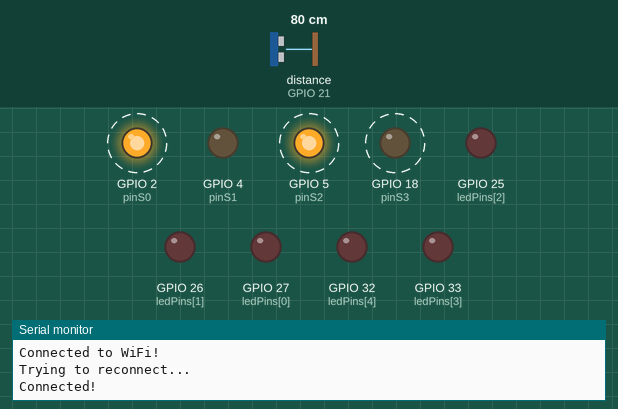
A program run on a simulated ESP32. On the bench: output pins drawn as LEDs (lit = HIGH), the last lines printed to the serial monitor. Wiring (inferred from the names in the program): ultrasonic range finder: trigger GPIO 19; echo GPIO 21. Dashed ring = blinking. The test bench sets the inputs (shaded band); at power-on: distance to the obstacle (sensor on GPIO 21) 80 cm. The echo pulse lasts 58.3 µs per cm; WiFi joins after 1.5 s; servers stay silent unless stated; no MQTT or app messages arrive unless stated; not simulated (calls return 0 or success): secrets.h; pins used as bus, display or sensor lines are not drawn.

Above: at 2.7 s.
2.8 s: distance to the obstacle (sensor on GPIO 21) set to 56 cm
5.8 s: distance to the obstacle (sensor on GPIO 21) set to 47 cm
At 6.73 s:
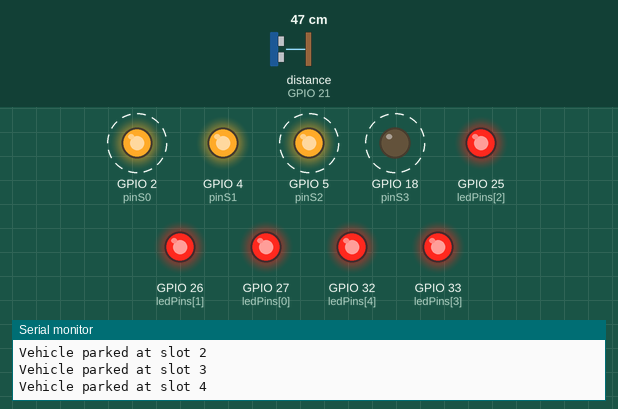
8.8 s: distance to the obstacle (sensor on GPIO 21) set to 60 cm
At 8.98 s:
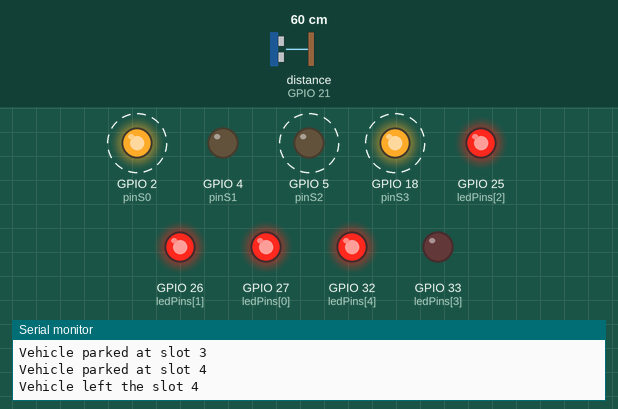
11.8 s: distance to the obstacle (sensor on GPIO 21) set to 2 cm
At 12.05 s:
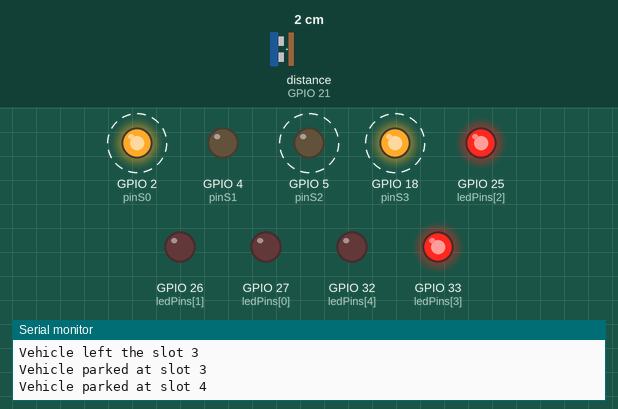
14.8 s: distance to the obstacle (sensor on GPIO 21) set to 120 cm
At 15.77 s:
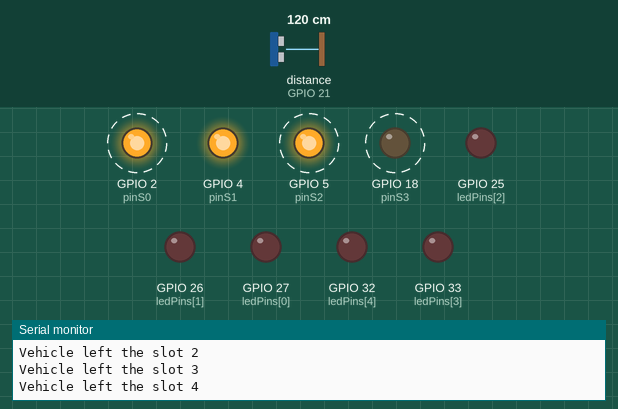
17.8 s: distance to the obstacle (sensor on GPIO 21) set to 299 cm
Timing chart, 0 to 21.8 s (numbered marks = the images above; inputs shaded):
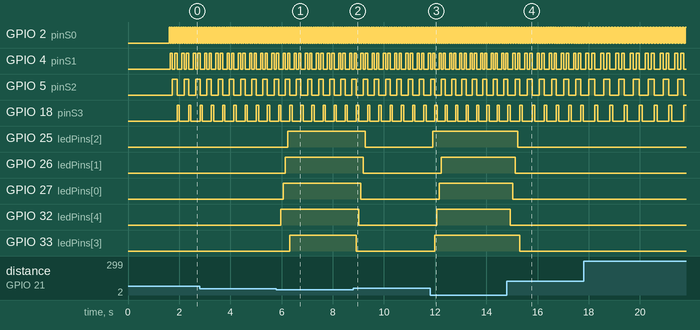

The program:

main.cpp
```cpp
#include <WiFi.h>
#include <PubSubClient.h>

#include "secrets.h" // Include the secrets file for WiFi and MQTT credentials

// ESP32 Control Pins for MUX
const int pinS0 = 2;
const int pinS1 = 4;
const int pinS2 = 5;
const int pinS3 = 18;

// Master ESP32 pins
const int trigMaster = 19;
const int echoMaster = 21;

const int NUM_PAIRS = 5;

// LED pins
const int ledPins[NUM_PAIRS] = {27, 26, 25, 33, 32};

const int THRESHOLD_CM = 50; // Distance to count as "High" (vehicle detected)

// Sensor pairs
const int pairs[NUM_PAIRS][2] = {
  {0, 1}, // Pair 0
  {2, 3}, // Pair 1
  {4, 5}, // Pair 2
  {6, 7}, // Pair 3
  {8, 9}  // Pair 4
};

bool turnedOn[NUM_PAIRS] = { 0 };

// Network and MQTT variables
const char* mqtt_server = SECRET_MQTT_IP; // Change this to your MQTT broker's IP address
const char* mqtt_topic = "parking/slots";

WiFiClient espClient;
PubSubClient client(espClient);

void setup() {
  Serial.begin(115200); // Baud rate for ESP32

  // Connect to WiFi
  WiFi.begin(SECRET_SSID, SECRET_PASS, 6);
  while (WiFi.status() != WL_CONNECTED) {
    delay(100);
    Serial.println("Trying to connect to WiFi...");
  }
  Serial.println("Connected to WiFi!");

  pinMode(pinS0, OUTPUT);
  pinMode(pinS1, OUTPUT);
  pinMode(pinS2, OUTPUT);
  pinMode(pinS3, OUTPUT);

  pinMode(trigMaster, OUTPUT);
  pinMode(echoMaster, INPUT);

  for (int i = 0; i < NUM_PAIRS; i++) {
	pinMode(ledPins[i], OUTPUT);
	digitalWrite(ledPins[i], LOW); // Start with LED off
  }

  client.setServer(mqtt_server, 1883); // Define the server
}

// Changes the sensor in focus
void selectMuxChannel(int channel) {
  // The mux used has 16 usable channels from which we are using 10
  // Each channel is has a 4 digit binary assigned to it
  // For example, 5 in binary is 0101
  // So we need to set S0 to 0, S1 to 1, S2 to 0 and S3 to 1
  // Then the pulses sent to the pins are switched to the sensor in that channel

  // bitRead(binary, position) will give the bit in a binary variable
  // at the mentioned position

  digitalWrite(pinS0, bitRead(channel, 0)); // 0th bit
  digitalWrite(pinS1, bitRead(channel, 1)); // 1st bit
  digitalWrite(pinS2, bitRead(channel, 2)); // 2nd bit
  digitalWrite(pinS3, bitRead(channel, 3)); // 3rd bit
  delayMicroseconds(10);
}

// Get the distance from the pairs of sensors
int getDistance(int sensorIndex) {
  selectMuxChannel(sensorIndex);

  digitalWrite(trigMaster, LOW); // LOW before starting the scan
  delayMicroseconds(2);
  digitalWrite(trigMaster, HIGH); // Send a beam for 10μs
  delayMicroseconds(10);
  digitalWrite(trigMaster, LOW); // Turn off the beam

  long duration = pulseIn(echoMaster, HIGH, 30000); // Checking if the beam reflected back

  if (duration == 0) return 999; // Return a huge number if nothing is detected

  return duration * 0.034 / 2; // Duration * Speed of sound / 2 (it is a bounce)
}

// Reconnection function for when the connection is broken
void reconnect() {
  while (!client.connected()) {
    Serial.println("Trying to reconnect...");

    if (client.connect("ESP32")) { // Any name works it seems
      Serial.println("Connected!");
    } else {
      Serial.println("Failed to reconnected, retrying in 5 seconds.");
      delay(5000);
    }
  }
}

void loop() {
  if (!client.connected()) { // Ensure connection is alive
    reconnect();
  }

  client.loop(); // Run the connection loop in background

  // Run a loop to check state of every sensor pair
  for (int i = 0; i < NUM_PAIRS; i++) {
    int sensorA = pairs[i][0];
    int sensorB = pairs[i][1];

    // Read the first sensor
    int distA = getDistance(sensorA);
    delay(40); // Wait for acoustic echoes to die down

    // Read the opposite sensor
    int distB = getDistance(sensorB);
    delay(40); // Wait before moving to the next pair

    // Check if both sensors detect something closer than the threshold
    if (distA < THRESHOLD_CM && distB < THRESHOLD_CM) {
      if (!turnedOn[i]) {
      Serial.print("Vehicle parked at slot ");
      Serial.println(i + 1);
      turnedOn[i] = true;

      // Send occupied state payload
      String payload = "{\"slot_" + String(i+1) + "\": \"occupied\"}";
      client.publish(mqtt_topic, payload.c_str());
      }
      digitalWrite(ledPins[i], HIGH);
    } else {
      if (turnedOn[i]) {
        Serial.print("Vehicle left the slot ");
        Serial.println(i + 1);
        turnedOn[i] = false;

        // Send free state payload
        String payload = "{\"slot_" + String(i+1) + "\": \"free\"}";
        client.publish(mqtt_topic, payload.c_str());
      }
      digitalWrite(ledPins[i], LOW);
    }
  }
}
```

Measured:
- the behaviour switches between 51 and 50 cm on distance to the obstacle (sensor on GPIO 21) (found by bisection; images 0 and 1)
- after the input at 5.8 s, GPIO 25 (ledPins[2]): LOW → HIGH after 0.43 s; GPIO 26 (ledPins[1]): LOW → HIGH after 0.35 s; GPIO 27 (ledPins[0]): LOW → HIGH after 0.26 s; GPIO 32 (ledPins[4]): LOW → HIGH after 0.17 s; GPIO 33 (ledPins[3]): LOW → HIGH after 0.52 s
- after the input at 8.8 s, GPIO 25 (ledPins[2]): HIGH → LOW after 0.47 s; GPIO 26 (ledPins[1]): HIGH → LOW after 0.39 s; GPIO 27 (ledPins[0]): HIGH → LOW after 0.30 s; GPIO 32 (ledPins[4]): HIGH → LOW after 0.21 s; GPIO 33 (ledPins[3]): HIGH → LOW after 0.12 s
- after the input at 11.8 s, GPIO 25 (ledPins[2]): LOW → HIGH after 0.11 s; GPIO 26 (ledPins[1]): LOW → HIGH after 0.44 s; GPIO 27 (ledPins[0]): LOW → HIGH after 0.35 s; GPIO 32 (ledPins[4]): LOW → HIGH after 0.27 s; GPIO 33 (ledPins[3]): LOW → HIGH after 0.19 s
- after the input at 14.8 s, GPIO 25 (ledPins[2]): HIGH → LOW after 0.42 s; GPIO 26 (ledPins[1]): HIGH → LOW after 0.32 s; GPIO 27 (ledPins[0]): HIGH → LOW after 0.23 s; GPIO 32 (ledPins[4]): HIGH → LOW after 0.13 s; GPIO 33 (ledPins[3]): HIGH → LOW after 0.51 s
- by itself, GPIO 2 (pinS0): alternates HIGH for 0.06 s and LOW for 0.06 s
- by itself, GPIO 4 (pinS1): repeats every 0.58 s: LOW 0.12 s, HIGH 0.12 s, LOW 0.23 s, HIGH 0.12 s
- by itself, GPIO 5 (pinS2): alternates HIGH for 0.23 s and LOW for 0.35 s
